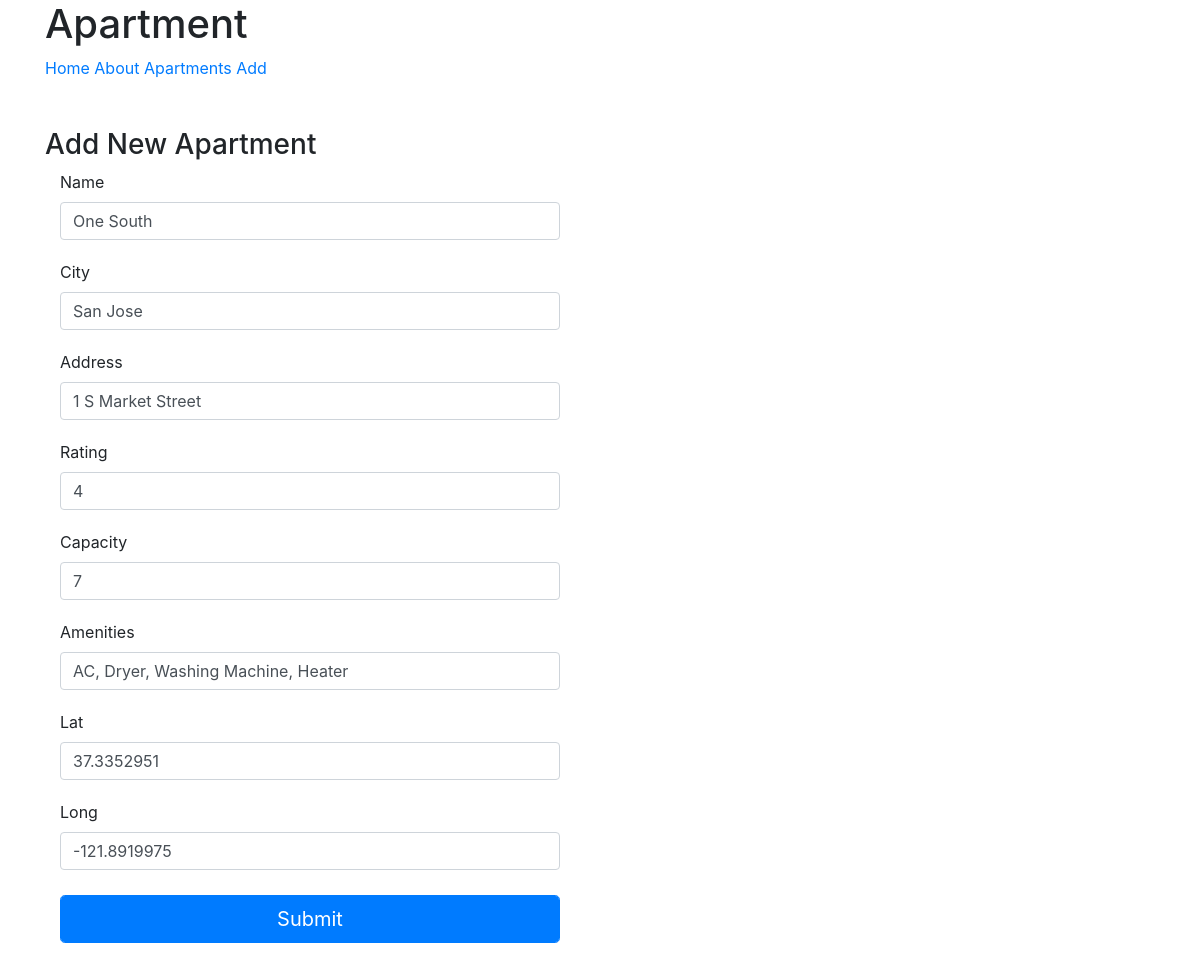
Page /apartments/one-south/update/ on the committed database.
### apt/models.py (models this page shows, shortened)
class apartment(models.Model):
    owner = models.ForeignKey(User)
    apt_id = models.AutoField(primary_key=True)
    name = models.CharField(max_length=50)
    city = models.CharField(max_length=30)
    address = models.CharField(max_length=120)
    rating = models.IntegerField(validators=[MinValueValidator(0),
                                       MaxValueValidator(5)])
    capacity = models.IntegerField(validators=[MinValueValidator(2),
                                              MaxValueValidator(7)])
    amenities = models.CharField(max_length=500)
    lat = models.FloatField(default=0)
    long = models.FloatField(default=0)
    timestamp = models.DateTimeField(auto_now_add=True)
    updated = models.DateTimeField(auto_now=True)
    slug = models.SlugField(null=True,blank=True)

### apt/views.py (the view)
# urls.py: url(r'^apartments/(?P<slug>[\w-]+)/update/$',ApartmentUpdateView.as_view(),name='apartment-detail-update'),
class ApartmentUpdateView(UpdateView):
    model = apartment
    fields = ['name','city','address','rating','capacity','amenities','lat','long']
    success_url = '/apartments/'

### apt/templates/apt/apartment_form.html (shortened to what this page needs)
{% extends "base.html" %}
{%block content%}
{% load widget_tweaks %}
<h3>Add New Apartment</h3>
   <form method="post"> {% csrf_token %}
       {% for field in form.visible_fields %}
          <div class="form-group container">
            <label for="{{ field.id_for_label }}">{{ field.label }}</label>
            {{ field|add_class:'form-control' }}
          </div>
    {% endfor %}
       <button onclick="getLocation()" style="margin-top:5px; margin-left:15px;" type="submit" value="Submit" class="form-control btn btn-primary btn-lg">Submit</button>
    </form>
{%endblock%}

### apt/templates/apt/apartment_form.html (style rules this page uses)
.form-control { margin-bottom: 20px; width : 500px; }

### rows in the picture
apartment: visible_fields "One South" "San Jose" "1 S Market Street" "4" "7" "AC, Dryer, Washing Machine, Heater" "37.3352951" "-121.8919975"

### other values in the picture
{{ field.label }} "Name" "City" "Address" "Rating" "Capacity" "Amenities" "Lat" "Long"
